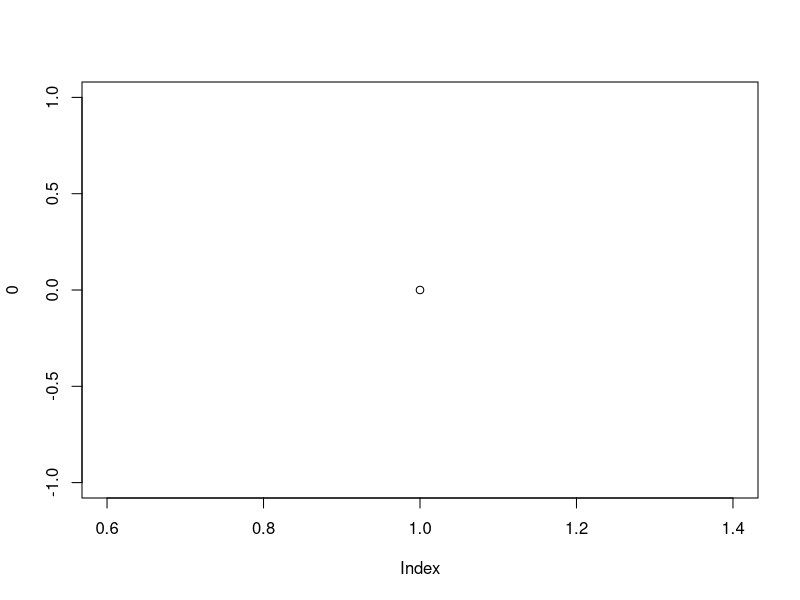
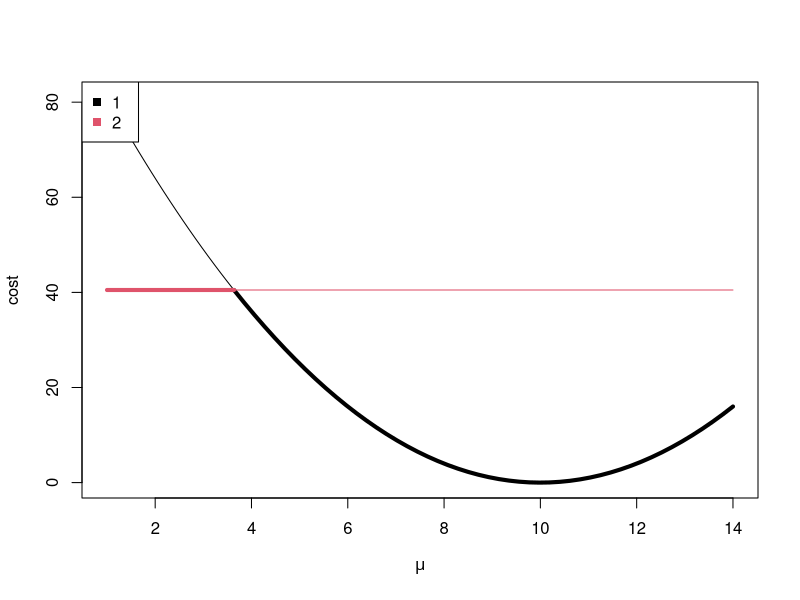
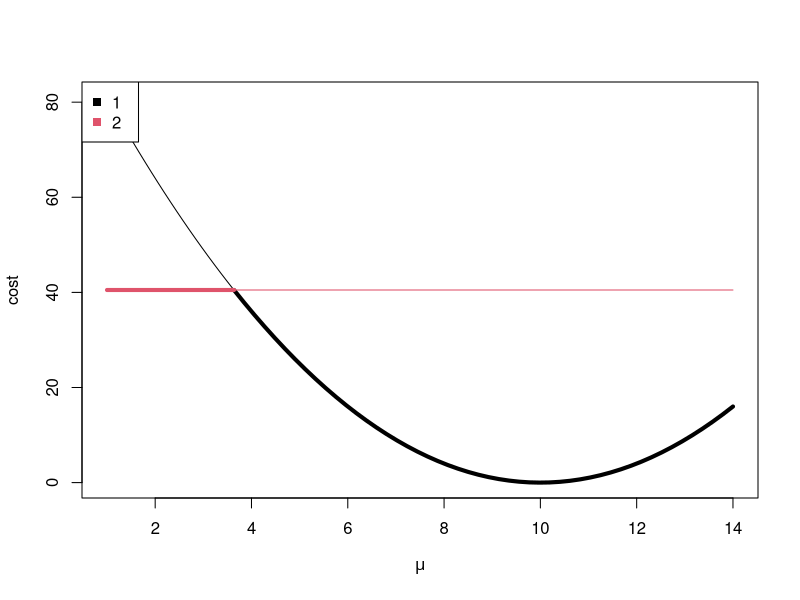
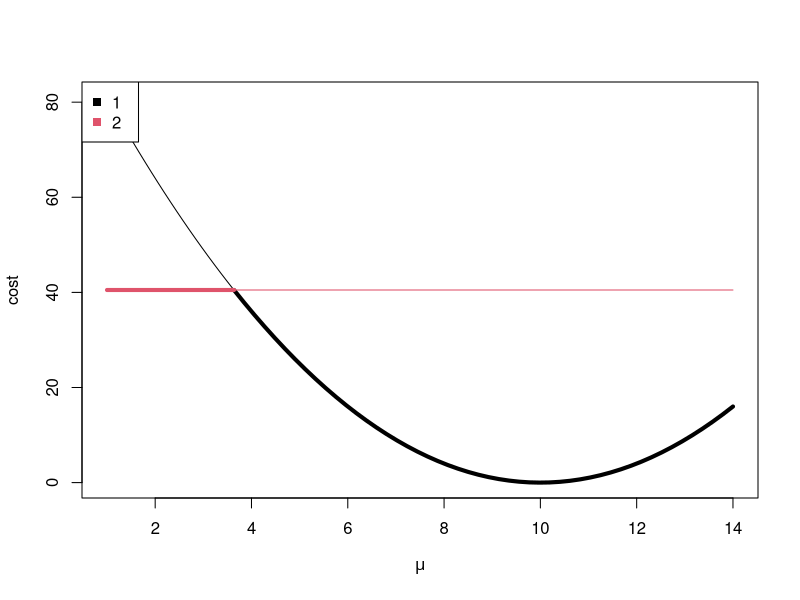
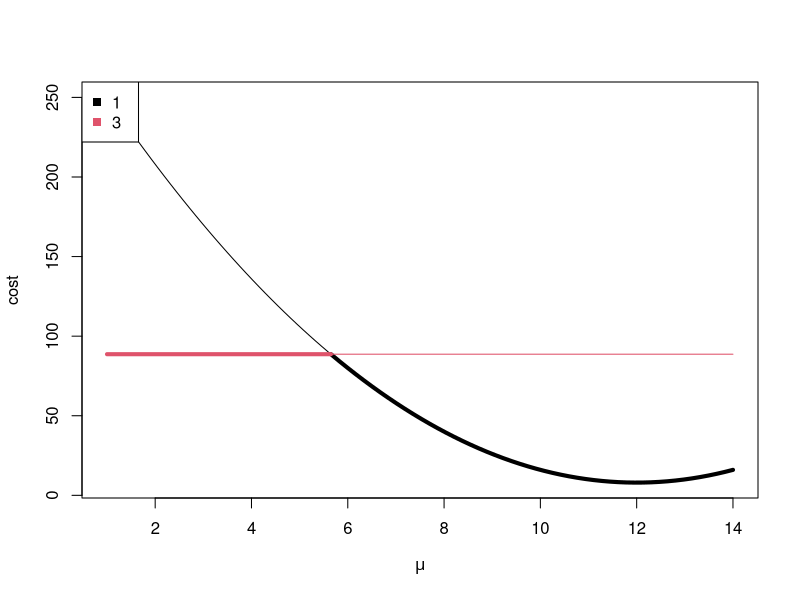
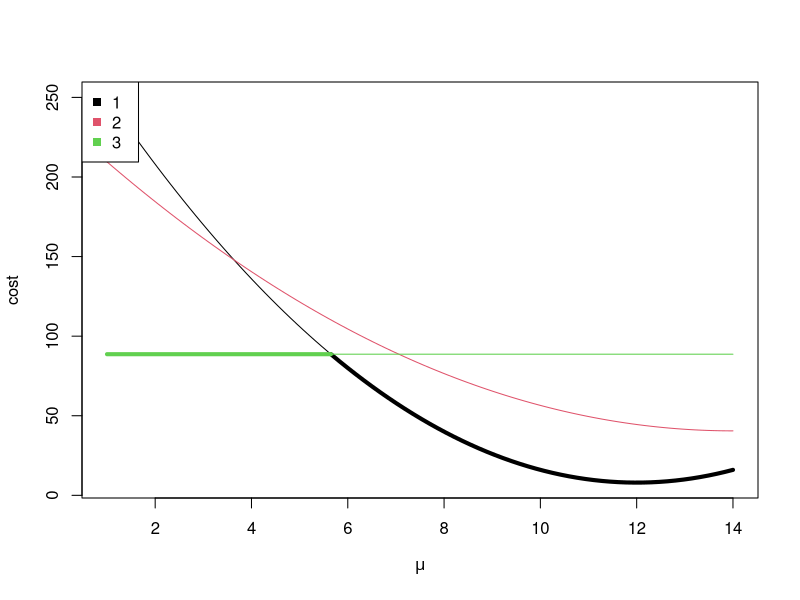
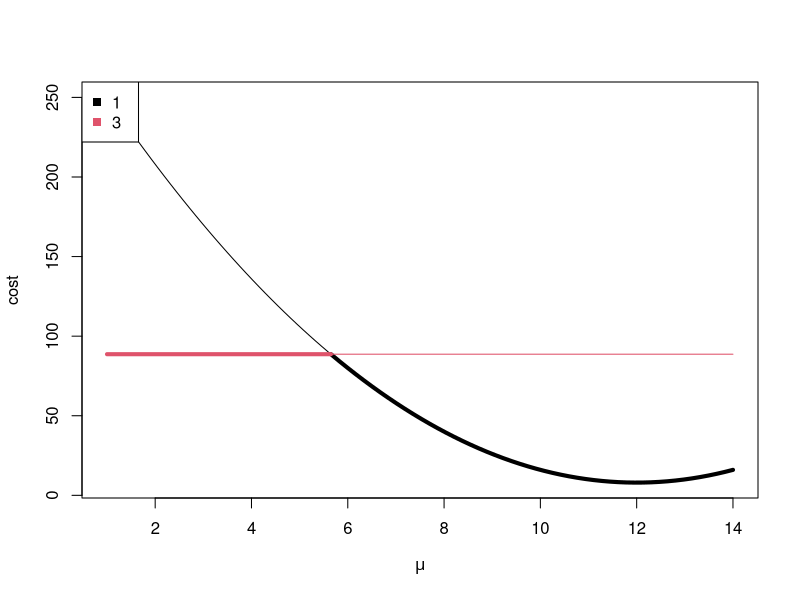
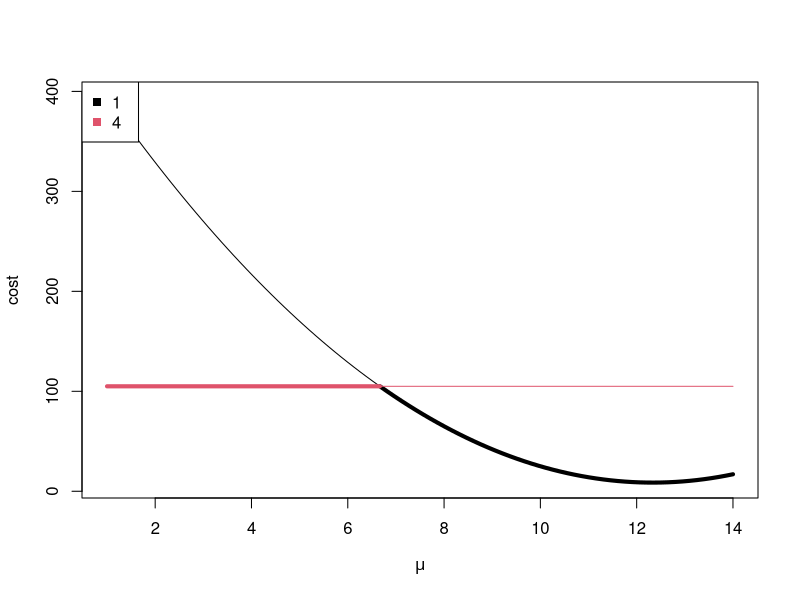

R code for these plots, in order:
library(data.table)
library(ggplot2)
####Code to run Rigaill's method####
#y<-SimChange(10000,c(1,.4,.8,2,3,1.6,.3,.4,.2,1,4,.2,.8,1.2,1.4),.5)
#plot(y[[2]],typ="l")
#abline(v=y[[1]],col="red")
#Q2<-Rigaill(y[[2]],14);Q2

#y=rnorm(100)
#Rigaill(y,3)

####Functions for doing set operations on continuous sets, where a set is stored as a vector of endpoints####


####Union####
u1 <- function(A,B) 
{ 
  if(is.na(A[1])){
    return(B)
  }
  else if(is.na(B[1])){
    return(A)
  }
  else{
    Both<-c(A,B)
    m<-matrix(Both,ncol=2,byrow=T)
    m2<-m[order(m[,1]),]
    Both<-as.vector(t(m2)) #vector now of ordered pairs
    U<-c()
    U[1:2]<-Both[1:2]
    for(i in 2:((length(Both))/2)){
      if(U[length(U)-1]<=Both[2*i-1]&Both[2*i]<=U[length(U)]){
        #do nothing#
      }
      else if(U[length(U)-1]<=Both[2*i-1]&Both[2*i-1]<=U[length(U)]&U[length(U)]<=Both[2*i]){
        U[(length(U)-1):length(U)]<-c(U[length(U)-1],Both[2*i])
      }
      else{U[(length(U)+1):(length(U)+2)]<-Both[(2*i-1):(2*i)]}
    }
    return(U)}
} 

####Intersection####
in1<-function(A,B){
  if(is.na(A[1])|is.na(B[1])){return(NA)}
  else{
    U<-c()
    for(i in 1:(length(A)/2)){
      for(j in 1:(length(B)/2)){
        i1<-max(A[2*i-1],B[2*j-1])
        i2<-min(A[2*i],B[2*j])
        if(i1<=i2){U[(length(U)+1):(length(U)+2)]<-c(i1,i2)}
      }
    }
    if(is.null(U)){return(NA)}
    I<-u1(U,U[1:2])
    return(I)}
}

####Set Difference####
setdiff1<-function(A,B,M=10000){
  if(is.na(A[1])){return(NA)}
  else if(is.na(B[1])){return(A)}
  else{
    delta<-1/M
    m<-matrix(B,ncol=2,byrow=T)
    m2<-m[order(m[,1]),]
    B<-as.vector(t(m2)) #vector now of ordered pairs
    index<-rep(c(-delta,delta),length=length(B))
    BC<-c(-M,B+index,M)
    se<-in1(A,BC)
    return(se)}
}

####Function for running PDPA on Normal data with a change in mean and variance 1.5####
set.seed(1)
plot(0)
not.bold.lines.list <- list()
bold.lines.list <- list()
intervals.list <- list()
Step <- function(s){
  factor(s, c("before", "unpruned", "pruned"))
}
plotFuns <- function(oloc.vec, step, timestep, n.segs){
  x <- seq(mu.min, mu.max, length=100)
  co <- seq_along(oloc.vec)
  for(kk in oloc.vec){
    if(kk==oloc.vec[1]){
      plot(x,a[kk]*x^2+b[kk]*x+c[kk],type="l",col=co[kk==oloc.vec],xlab=expression(mu),ylab="cost",xlim=c(mu.min,mu.max))
    }else{
      lines(x,a[kk]*x^2+b[kk]*x+c[kk],col=co[kk==oloc.vec])
    }
    interval.vec <- Set[[kk]]
    n.intervals <- length(interval.vec)/2
    has.intervals <- !is.na(interval.vec[1])
    not.bold.lines.list[[paste(timestep, step, kk, n.segs)]] <<- data.table(
      has.intervals,
      n.intervals,
      timestep,
      segments=n.segs,
      step=Step(step),
      mean=x,
      cost=a[kk]*x^2+b[kk]*x+c[kk],
      kk,
      kk.fac=factor(kk),
      is.min=FALSE)
    delta=.4 #interval boundary segment height
    delta2=.005 #interval boundary segment offset
    if(has.intervals){
      if(interval.vec[1]<mu.min){
        interval.vec[1]=mu.min
      }
      if(interval.vec[length(interval.vec)]>mu.max){
        interval.vec[length(interval.vec)]=mu.max
      }
      start.i <- seq(1, length(interval.vec), by=2)
      end.i <- seq(2, length(interval.vec), by=2)
      intervals.list[[paste(timestep, step, kk, n.segs)]] <<- data.table(
        timestep,
        segments=n.segs,
        step=Step(step),
        min=interval.vec[start.i],
        max=interval.vec[end.i],
        kk, kk.fac=factor(kk))
    }
    for(ii in 1:n.intervals) {
      lines(interval.vec[2*ii-c(1,0)]+c(delta2,-delta2),rep(min(c[oloc.vec+1]-0.25*b[oloc.vec+1]^2/(1e-3+a[oloc.vec+1])),2),lwd=3,col=co[(kk)==oloc.vec])#interval
      lines(rep(interval.vec[2*ii-1],2)+delta2,c(min(c[oloc.vec+1]-0.25*b[oloc.vec+1]^2/(1e-3+a[oloc.vec+1]))-delta,min(c[oloc.vec+1]-0.25*b[oloc.vec+1]^2/(1e-3+a[oloc.vec+1]))+delta),lwd=3,col=co[(kk)==oloc.vec])#left interval boundary
      lines(rep(interval.vec[2*ii-0],2)-delta2,c(min(c[oloc.vec+1]-0.25*b[oloc.vec+1]^2/(1e-3+a[oloc.vec+1]))-delta,min(c[oloc.vec+1]-0.25*b[oloc.vec+1]^2/(1e-3+a[oloc.vec+1]))+delta),lwd=3,col=co[(kk)==oloc.vec])#right interval boundary
      ######boldbit
      if(is.na(interval.vec[2*ii-1])==FALSE){
        x2<-seq(interval.vec[2*ii-1],interval.vec[2*ii-0],length=50)
        lines(x2,a[kk]*x2^2+b[kk]*x2+c[kk],col=co[(kk)==oloc.vec],lwd=4)#bold part of function which attains the minimum.
        bold.lines.list[[paste(timestep, step, kk, ii, n.segs)]] <<- data.table(
          timestep,
          segments=n.segs,
          step=Step(step),
          mean=x2,
          cost=a[kk]*x2^2 + b[kk]*x2 + c[kk],
          is.min=TRUE,
          kk, kk.fac=factor(kk),
          ii)
      }#has an interval
    }#for(ii
  }##for(kk in oloc.vec
  legend("topleft", legend=paste(oloc.vec," "), col=co,pch=15,bg="white")
}
y<-c(rnorm(60,2,1.5),rnorm(60,0,1))
y <- c(1, 10, 14, 13)
##Rigaill(y,2,45,2,0.5,4.5)
maxseg <- 3
mu.min <- min(y)
mu.max <- max(y)

## My code for checking.
cum.y <- cumsum(y)
t.seq <- seq_along(y)
mean.vec <- cum.y/t.seq
cost.mat <- matrix(NA, maxseg, length(y))
cum.y.sq <- cumsum(y*y)
cost.mat[1,] <- t.seq*mean.vec*mean.vec + cum.y.sq - 2*mean.vec*cum.y

timestep <- 3
seg <- 2
n<-length(y)
S1<-0
for(i in 1:n){
  S1[i+1]<-S1[i]+y[i]
}
SS1<-0
for(i in 1:n){
  SS1[i+1]<-SS1[i]+(y[i])^2
}
C<-matrix(nrow=maxseg,ncol=n)
for (t in 1:(n)){
  mu<-S1[t+1]/t
  C[1,t] <- SS1[t+1] - 2*mu*S1[t+1] + t*mu^2
}

quad<-function(x,A,B,C){
  return(A*x^2+B*x+C)
}
tau<-matrix(nrow=maxseg,ncol=n)
output<-matrix(nrow=maxseg,ncol=maxseg+1)
output[1,1]<-C[1,n]
LOC<-list()
D<-c(min(y),max(y))
for (m in 2:maxseg){
  Set<-list()
  LOC[[m]] <- m-1
  a <- c()
  b <- c()
  c <- c()
  a[m-1] <- 0
  b[m-1] <- 0
  c[m-1] <- C[m-1, m-1]  #min cost of m-1 CPs, last one at m-1
  Set[[m-1]] <- D
  for (j in m:n){
    a[j] <- 0
    b[j] <- 0
    c[j] <- C[m-1, j]  #min cost of m-1 CPs, last one at j
    Set[[j]] <- D
    temp <- c()
    #if(j==4) browser()
    OLOC=c(LOC[[m]],j)
    for (v in LOC[[m]]){
      ## This loss function is the full sum of squares (including the
      ## constant data-squared term).
      a[v] <- a[v] + 1
      b[v] <- b[v] - 2*y[j]
      c[v] <- c[v] + y[j]^2
      if((b[v]^2-4*a[v]*(c[v]-C[m-1,j]))<0){
        I<-NA
      }else{
        I <- c(
        (-b[v]-sqrt(b[v]^2-4*a[v]*(c[v]-C[m-1,j])))/(2*a[v]),
        (-b[v]+sqrt(b[v]^2-4*a[v]*(c[v]-C[m-1,j])))/(2*a[v])
        )
      }
      Set[[v]]<-in1(Set[[v]],I) #intersect function for continuous sets
      if (is.na(Set[[v]][1])){
        LOC[[m]]<-setdiff(LOC[[m]],v) #discrete set uses the setdiff function
      }
      Set[[j]]<-setdiff1(Set[[j]],I) #continuous set uses my setdiff1 function
    }
    if(!is.na(Set[[j]][1])){
      LOC[[m]]<-c(LOC[[m]],j)
    }
    ###find minimum of cost function
    min.vec <- c()
    for (v in 1:length(LOC[[m]])){
      vs <- LOC[[m]][v]
      interval.vec <- Set[[vs]]
      min.vec[v] <- NA
      if(a[vs]==0){
        min.vec[v] <- c[vs]
      }else{
        mean.at.minimum <- -b[vs]/(2*a[vs])
        cost.at.minimum <- quad(mean.at.minimum, a[vs], b[vs], c[vs])
        for(i in 1:(length(interval.vec)/2)){
          interval.min <- interval.vec[2*i-1]
          interval.max <- interval.vec[2*i]
          if(interval.min <= mean.at.minimum & mean.at.minimum <= interval.max){
            min.vec[v] <- cost.at.minimum
          }
        }
        if(is.na(min.vec[v])){
          min.vec[v] <- min(quad(interval.vec, a[vs], b[vs], c[vs]))
        }
      }
    }
    C[m,j] <- optimal.cost <- min(min.vec, na.rm=T)
    tau[m,j] <- last.segment.end <- LOC[[m]][(which(min.vec==C[m,j]))]
    
    ###end timestep-1 plot###
    OLOCdash<-c()
    for(it in OLOC){
      if(is.na(Set[[it]][1])==FALSE){
        OLOCdash<-c(OLOCdash,it)}
    }
    plotFuns(OLOCdash, "before", j+1, m)
    cat(j, m,"\n")
    ##print(OLOCdash)
    plotFuns(OLOC, "unpruned", j, m)
    OLOCdash2<-c()
    for(it in OLOC){
      if(is.na(Set[[it]][1])==FALSE){
        OLOCdash2<-c(OLOCdash2,it)
      }
    }
    plotFuns(OLOCdash2, "pruned", j, m)
  }#for(j data point
  em<-m
  taustar<-c()
  taustar[m+1]<-n
  while(em >1){
    taustar[em]<-tau[em,taustar[em+1]]
    em<-em-1
  }
  output[m,1]<-C[m,n]
  output[m,2:(m+1)]<-taustar[-1]
}#for(m number of segments

intervals <- do.call(rbind, intervals.list)
not.bold.lines <- do.call(rbind, not.bold.lines.list)
bold.lines <- do.call(rbind, bold.lines.list)
cost.min <- not.bold.lines[, list(min=min(cost)), by=.(step, timestep, segments, kk)]

##dput(RColorBrewer::brewer.pal(Inf, "Set1"))
change.colors <-
  c("1"="#E41A1C", #red
    "2"="#377EB8", #blue
    "#4DAF4A", #green
    "#984EA3", #purple
    "#FF7F00", #orange
    "#FFFF33", #yellow
    "3"="#A65628",
    "4"="#F781BF", "#999999")
cost.limits <- max(cost.min$min)*c(-0.05, 1.05)
not.bold.unpruned <- not.bold.lines[step=="unpruned" & cost < cost.limits[2],]
bold.unpruned <- bold.lines[step=="unpruned",]
with.legend <- ggplot()+
  theme_bw()+
  theme(panel.margin=grid::unit(0, "lines"))+
  facet_grid(segments ~ timestep, labeller=label_both)+
  scale_color_manual(values=change.colors)+
  scale_size_manual(values=c("TRUE"=1, "FALSE"=0.25))+
  scale_linetype_manual(values=c("TRUE"="solid", "FALSE"="dashed"))+
  geom_line(aes(mean, cost, color=kk.fac, size=is.min,
                linetype=has.intervals,
                group=kk),
            data=not.bold.unpruned)+
  geom_line(aes(mean, cost, color=kk.fac, size=is.min,
                group=paste(kk, ii)),
            data=bold.unpruned)+
  xlab("segment mean")+
  ylab("cost")
with.legend

with.legend <- ggplot()+
  theme_bw()+
  coord_cartesian(ylim=cost.limits)+
  theme(panel.margin=grid::unit(0, "lines"))+
  facet_grid(segments+timestep ~ step, labeller=label_both)+
  scale_color_manual(values=change.colors)+
  scale_size_manual(values=c("TRUE"=1, "FALSE"=0.25))+
  geom_segment(aes(min, -Inf, xend=max, yend=-Inf, color=kk.fac),
               data=intervals,
               size=2)+
  geom_text(aes(min, -Inf, label="|"),
            color="white",
            size=10,
            data=intervals)+
  geom_text(aes(min, -Inf, label="|"),
            color="black",
            size=5,
            data=intervals)+
  geom_line(aes(mean, cost, color=kk.fac, size=is.min,
                group=kk),
            data=not.bold.lines)+
  geom_line(aes(mean, cost, color=kk.fac, size=is.min,
                group=paste(kk, ii)),
            data=bold.lines)+
  xlab("segment mean")+
  ylab("cost")
with.legend

pdf("figure-unconstrained-PDPA-normal.pdf")
print(with.legend)
dev.off()

